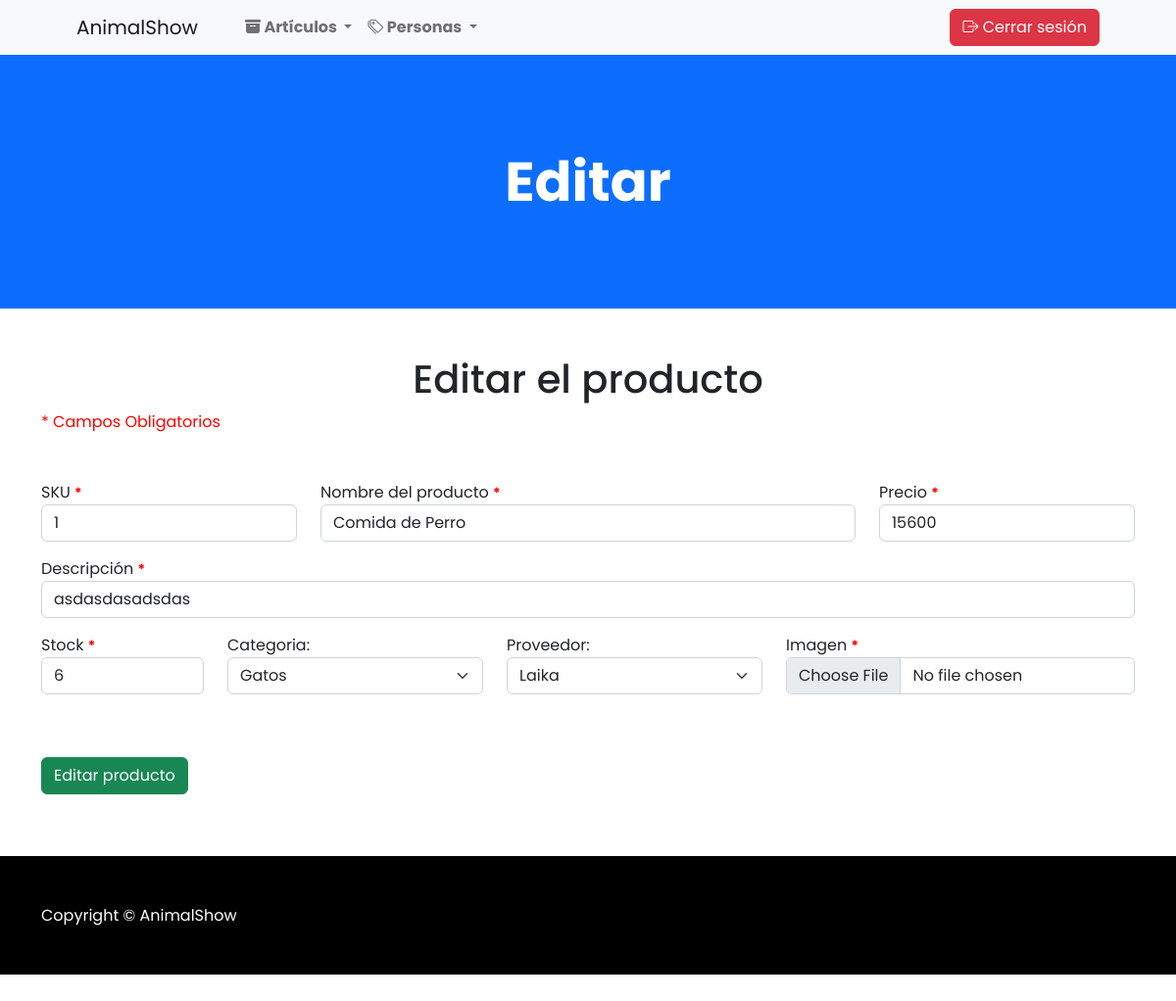
Page /editarProducto/1 on the earlier database version.
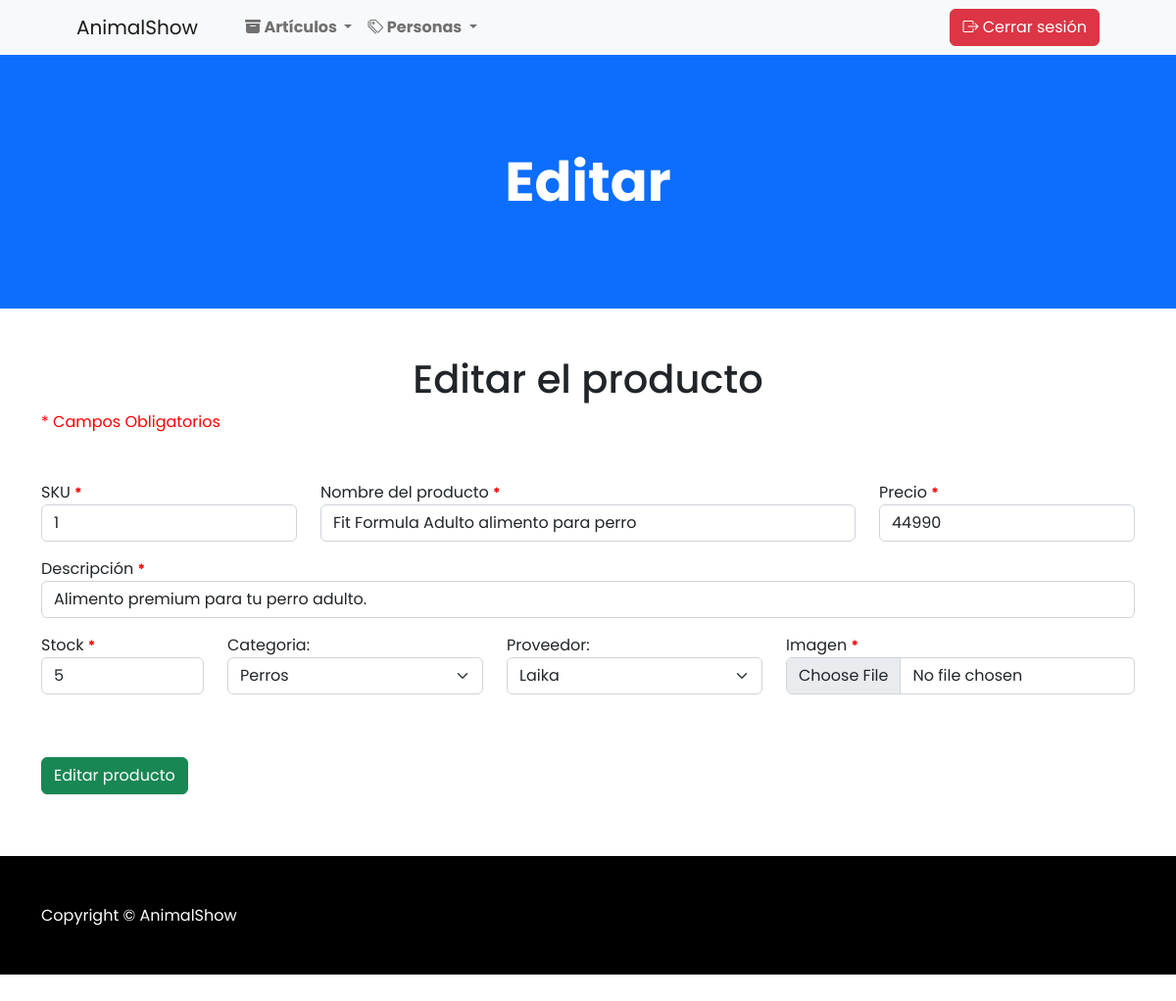
Same page on the later database version.
### apps/Shopanimal/models.py (models this page shows, shortened)
class Producto(models.Model):
    sku = models.IntegerField(primary_key=True)
    nombre = models.CharField(max_length=50)
    precio = models.IntegerField()
    descripcion = models.CharField(max_length=200)
    stock = models.IntegerField()
    id_categoria = models.ForeignKey(Categoria, on_delete=models.CASCADE)
    id_proveedor = models.ForeignKey(Proveedor, on_delete=models.CASCADE)
    imagen = models.ImageField(upload_to='imagenesProducto')

class Categoria(models.Model):
    id_categoria = models.IntegerField(primary_key=True)
    nombre_categoria = models.CharField(max_length=100)
    descripcion = models.CharField(max_length=100)

class Proveedor(models.Model):
    id_proveedor = models.IntegerField(primary_key=True)
    nombre_proveedor = models.CharField(max_length=100)
    email = models.CharField(max_length=100)
    telefono = models.CharField(max_length=50)
    ciudad = models.CharField(max_length=100)

### apps/Shopanimal/views.py (the view)
# urls.py: path('editarProducto/<sku>', views.cargarEditarProducto),
def cargarEditarProducto(request, sku):
    tipoUsuario = request.session.get('tipoUsuario', None)
    productos = Producto.objects.get(sku=sku)
    categorias = Categoria.objects.all()
    proveedores = Proveedor.objects.all()
    return render(request, "editarProd.html", {"prod": productos, "cate": categorias, "prove": proveedores, "tipoUsuario":tipoUsuario})

### apps/Shopanimal/templates/editarProd.html (shortened to what this page needs)
{% extends './baseAdmin.html' %}
{% load static %}
{% block head %}
<link rel="stylesheet" href="{% static 'css/style.css' %}" />
{% endblock %}
{% block body %}
   <header class="bg-primary py-5">
    <div class="container px-4 px-lg-5 my-5">
        <div class="text-center text-white">
            <h1 class="display-4 fw-bolder">Editar</h1>
        </div>
    </div>
</header>
<div class="container mt-5">
    <h1>Editar el producto</h1>
    <span class="rd-point">* Campos Obligatorios</span>
</div>
<form action="/editarProductoForm" method="POST" enctype="multipart/form-data"> {% csrf_token %}
    <div class="container mt-5 mb-5">
        <div class="row">
            <div class="col-md-3">
                <div class="form-group mb-3">
                    <label for="txtSku">SKU <small>*</small></label>
                    <input readonly value="{{prod.sku}}" name="txtSku" id="txtSku" type="number" class="form-control"
                        placeholder="SKU del producto">
                </div>
            </div>
            <div class="col-md-6">
                <div class="form-group mb-3">
                    <label for="txtProducto">Nombre del producto <small>*</small></label>
                    <input value="{{prod.nombre}}" name="txtProducto" id="txtProducto" type="text" class="form-control"
                        placeholder="Ingrese el nombre del producto">
                </div>
            </div>
            <div class="col-md-3">
                <div class="form-group mb-3">
                    <label for="txtPrecio">Precio <small>*</small></label>
                    <input value="{{prod.precio}}" name="txtPrecio" id="txtPrecio" type="number" class="form-control"
                        placeholder="Ingrese el precio">
                </div>
            </div>
            <div class="col-md-12">
                <div class="form-group mb-3">
                    <label for="txtDesc">Descripción <small>*</small></label>
                    <input value="{{prod.descripcion}}" name="txtDesc" id="txtDesc" type="text" class="form-control"
                        placeholder="Ingrese una descripción para el producto">
                </div>
            </div>
            <div class="col-md-2">
                <div class="form-group mb-3">
                    <label for="txtStock">Stock <small>*</small></label>
                    <input value="{{prod.stock}}" name="txtStock" id="txtStock" type="number" class="form-control"
                        placeholder="Registrar el stock">
                </div>
            </div>
            <div class="col-md-3">
                <div class="form-group mb-3">
                    <label for="cmbCat">Categoria:</label>
                    <select name="cmbCat" id="cmbCat" class="form-select">
                        {% for c in cate %}
                        <option value="{{c.id_categoria}}" {% if c.id_categoria == prod.id_categoria.id_categoria %} selected {% endif %}>{{c.nombre_categoria}}</option>
                        {% endfor %}
                    </select>
                </div>
            </div>
            <div class="col-md-3">
                <div class="form-group mb-3">
                    <label for="cmbPro">Proveedor:</label>
                    <select name="cmbPro" id="cmbPro" class="form-select">
                        {% for p in prove %}
                        <option value="{{p.id_proveedor}}" {% if p.id_proveedor == prod.id_proveedor.id_proveedor %} selected {% endif %}>{{p.nombre_proveedor}}</option>
                        {% endfor %}
                    </select>
                </div>
            </div>
            <div class="col-md-4">
                <div class="form-group mb-3">
                    <label for="txtImagen">Imagen <small>*</small></label>
                    <input name="txtImagen" id="txtImagen" type="file" class="form-control">
                </div>
            </div>
            <div class="form-group mt-5">
                <button type="submit" class="btn btn-success">Editar producto</button>
            </div>
        </div>
    </div>
</form>
{% endblock %}

Differences in the rows shown:
changed Producto "Laika": txtProducto "Comida de Perro" → "Fit Formula Adulto alimento para perro"; txtPrecio "15600" → "44990"; txtDesc "asdasdasadsdas" → "Alimento premium para tu perro adulto."; txtStock "6" → "5"; cmbCat "Gatos" → "Perros"
